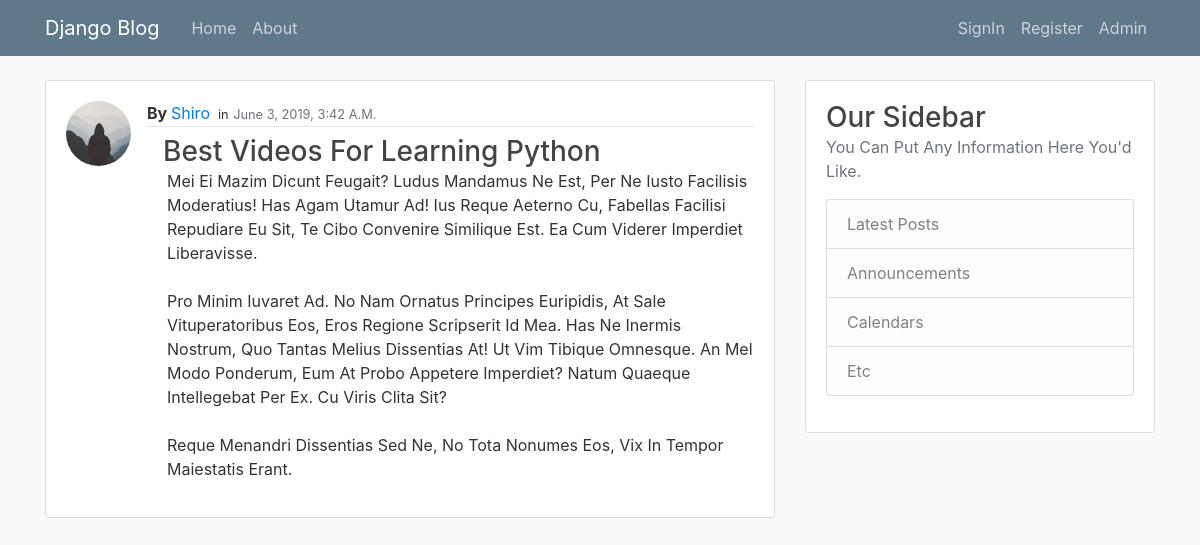
The app's page /posts/Best Videos For Learning Python/ with its own data.
### a_blog/models.py (models this page shows, shortened)
class Post(models.Model):
  post_title = models.CharField(max_length=150)
  post_publish_date = models.DateTimeField(default=timezone.now)
  post_content = models.TextField()
  post_author = models.ForeignKey(User, on_delete=models.CASCADE)

### auth_system/models.py (models this page shows, shortened)
class profile(models.Model):
  user = models.OneToOneField(User,on_delete=models.CASCADE)
  img = models.ImageField(upload_to="profile's_pics",default="profile's_pics/default.jpg")
  score = models.IntegerField(default=0)

### a_blog/views.py (the view)
# urls.py: path('posts/<slug>/',PostDetailView.as_view(),name="post-detail"),
class PostDetailView(DetailView):
    model = Post
    context_object_name = 'post'
    slug_field = 'post_title'

### a_blog/templates/a_blog/post_detail.html (shortened to what this page needs)
{% extends 'layout.html' %}
{% block content %}
  <article class="media content-section">
    <img class="rounded-circle article-img" src="{{post.post_author.profile.img.url}}"/>
    <div class="media-body">
      <div class="article-metadata">
        <b>by </b><a class="mr-2" href="{% url 'user-posts' post.post_author.username %}">{{ post.post_author }}</a><small>in</small>
        <small class="text-muted">{{ post.post_publish_date }}</small>
      </div>
      <div class="article_body ml-3 mt-2">
        <h3 class="article-title">{{ post.post_title }}</h3>
        <p class="article-content ml-1">{{ post.post_content }}</p>
      </div>
    </div>
  </article>
{% endblock content %}

### a_blog/static/a_blog/main.css (style rules this page uses)
body { text-transform: capitalize !important; background: #fafafa; color: #333333; margin-top: 5rem; }
h1, h2, h3, h4, h5, h6 { color: #444444; margin: 0 ; }
.content-section { background: #ffffff; padding: 20px; border: 1px solid #dddddd; border-radius: 3px; margin-bottom: 20px; }
.article-title { color: #444444; }
.article-content { white-space: pre-line; }
.article-img { height: 65px; width: 65px; margin-right: 16px; }
.article-metadata { padding-bottom: 1px; margin-bottom: 4px; border-bottom: 1px solid #e3e3e3 }

### records on screen
Post: post_author.profile.img (placeholder picture), post_author "Shiro", post_publish_date "June 3, 2019, 3:42 A.m.", post_title "Best Videos For Learning Python", post_content "Mei Ei Mazim Dicunt Feugait? Ludus Mandamus Ne Est, Per Ne Iusto Facilisis Moderatius! Has Agam Utamur Ad! Ius Reque Aeterno Cu, Fabellas Facilisi Repudiare Eu Sit, Te Cibo Convenire Similique Est. Ea Cum Viderer Imperdiet Liberavisse. Pro Minim Iuvaret Ad. No Nam Ornatus Principes Euripidis, At Sale Vituperatoribus Eos, Eros Regione Scripserit Id Mea. Has Ne Inermis Nostrum, Quo Tantas Melius Dissentias At! Ut Vim Tibique Omnesque. An Mel Modo Ponderum, Eum At Probo Appetere Imperdiet? Natum Quaeque Intellegebat Per Ex. Cu Viris Clita Sit? Reque Menandri Dissentias Sed Ne, No Tota Nonumes Eos, Vix In Tempor Maiestatis Erant."
